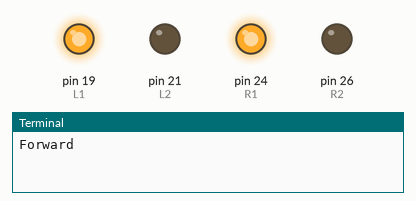
Recording of a program running on a simulated Raspberry Pi (header pin numbers). On the bench: output pins drawn as LEDs (lit = HIGH), the last lines printed to the terminal.

Above: at 1.5 s.
At 4.5 s:
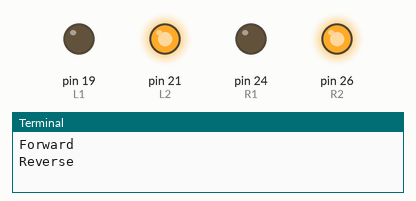
At 7.5 s:
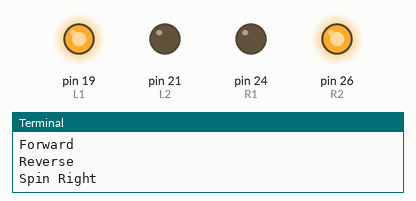
At 10.5 s:
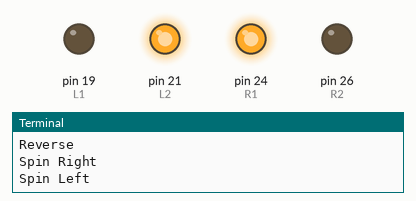
At 13.5 s:
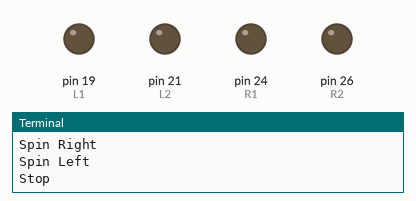
Timing chart, 0 to 19.5 s (numbered marks = the images above):
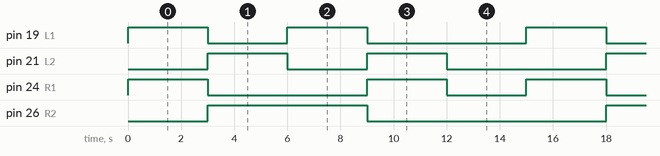

Measured:
- by itself, pin 19 (L1), pin 21 (L2): repeats every 15.0 s: LOW 3.0 s, HIGH 3.0 s, LOW 6.0 s, HIGH 3.0 s
- by itself, pin 24 (R1): repeats every 15.0 s: LOW 6.0 s, HIGH 3.0 s, LOW 3.0 s, HIGH 3.0 s
- by itself, pin 26 (R2): alternates HIGH for 6.0 s and LOW for 9.0 s

The program:

picoTest01.py
```python
# Picocon Motor Test - no library
# Moves: Forward, Reverse, turn Right, turn Left, Stop - then repeat
# Press Ctrl-C to stop
#
# To check wiring is correct ensure the order of movement as above is correct
# Run using: sudo python picoTest01.py


import time, RPi.GPIO as GPIO

# Pins 24, 26 Right Motor
# Pins 19, 21 Left Motor
R1 = 24
R2 = 26
L1 = 19
L2 = 21

#use physical pin numbering
GPIO.setmode(GPIO.BOARD)

#set motor pins as outputs
GPIO.setup(L1, GPIO.OUT)    # pin 19 is left motor A
GPIO.setup(L2, GPIO.OUT)    # pin 21 is left motor B
GPIO.setup(R1, GPIO.OUT)    # pin 24 is right motor A
GPIO.setup(R2, GPIO.OUT)    # pint 26 is right motor B


# main loop
try:
    while True:
        # move forward
        GPIO.output(L1, 1)
        GPIO.output(L2, 0)
        GPIO.output(R1, 1)
        GPIO.output(R2, 0)
        print 'Forward'
        time.sleep(3)

        # move backward
        GPIO.output(L1, 0)
        GPIO.output(L2, 1)
        GPIO.output(R1, 0)
        GPIO.output(R2, 1)
        print 'Reverse'
        time.sleep(3)

        # spin right
        GPIO.output(L1, 1)
        GPIO.output(L2, 0)
        GPIO.output(R1, 0)
        GPIO.output(R2, 1)
        print 'Spin Right'
        time.sleep(3)

        # spin left
        GPIO.output(L1, 0)
        GPIO.output(L2, 1)
        GPIO.output(R1, 1)
        GPIO.output(R2, 0)
        print 'Spin Left'
        time.sleep(3)

        # stop
        GPIO.output(L1, 0)
        GPIO.output(L2, 0)
        GPIO.output(R1, 0)
        GPIO.output(R2, 0)
        print 'Stop'
        time.sleep(3)

except KeyboardInterrupt:
    print

finally:
    GPIO.cleanup()
```
